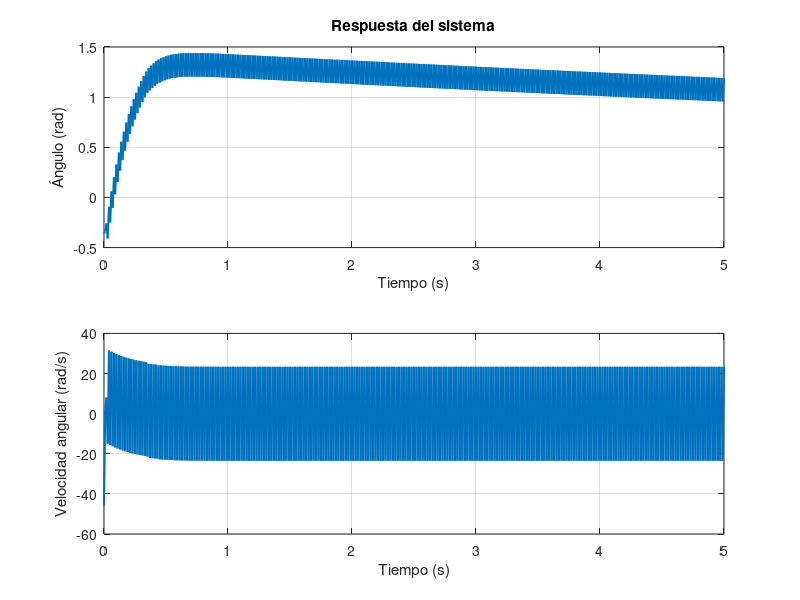

MATLAB code to generate this figure:
% Parámetros de la balanza
L = 0.4; % Longitud del brazo (m)
m = 0.015; % Masa de la pelota (kg)
I = m * L^2; % Momento de inercia (kg·m^2)
b = 0.01; % Coeficiente de fricción (N·m·s/rad)
Kp = 10; % Ganancia proporcional del PID
Kd = 1; % Ganancia derivativa del PID
Ki = 0.5; % Ganancia integral del PID
torque_max = 11; % Torque máximo del motor (kg·cm)

% Condiciones iniciales
theta = 0.1; % Ángulo inicial (rad)
theta_dot = 0; % Velocidad angular inicial (rad/s)
theta_ref = 0; % Ángulo deseado (rad)
dt = 0.01; % Paso de tiempo (s)
t_sim = 5; % Tiempo de simulación (s)

% Variables para almacenar resultados
time = 0:dt:t_sim;
theta_history = zeros(size(time));
theta_dot_history = zeros(size(time));

% Inicialización de variables PID
integral = 0;
error_prev = 0;

% Simulación
for i = 1:length(time)
    % Error actual
    error = theta_ref - theta;
    integral = integral + error * dt;
    derivative = (error - error_prev) / dt;

    % Controlador PID
    u = Kp * error + Ki * integral + Kd * derivative;

    % Limitar el torque del motor
    u = max(min(u, torque_max), -torque_max);

    % Dinámica de la balanza
    theta_ddot = (u - b * theta_dot) / I;
    theta_dot = theta_dot + theta_ddot * dt;
    theta = theta + theta_dot * dt;

    % Almacenar resultados
    theta_history(i) = theta;
    theta_dot_history(i) = theta_dot;

    % Actualizar error previo
    error_prev = error;
end

% Gráficas de resultados
figure;
subplot(2,1,1);
plot(time, theta_history, 'LineWidth', 1.5);
xlabel('Tiempo (s)');
ylabel('Ángulo (rad)');
title('Respuesta del sistema');
grid on;

subplot(2,1,2);
plot(time, theta_dot_history, 'LineWidth', 1.5);
xlabel('Tiempo (s)');
ylabel('Velocidad angular (rad/s)');
grid on;